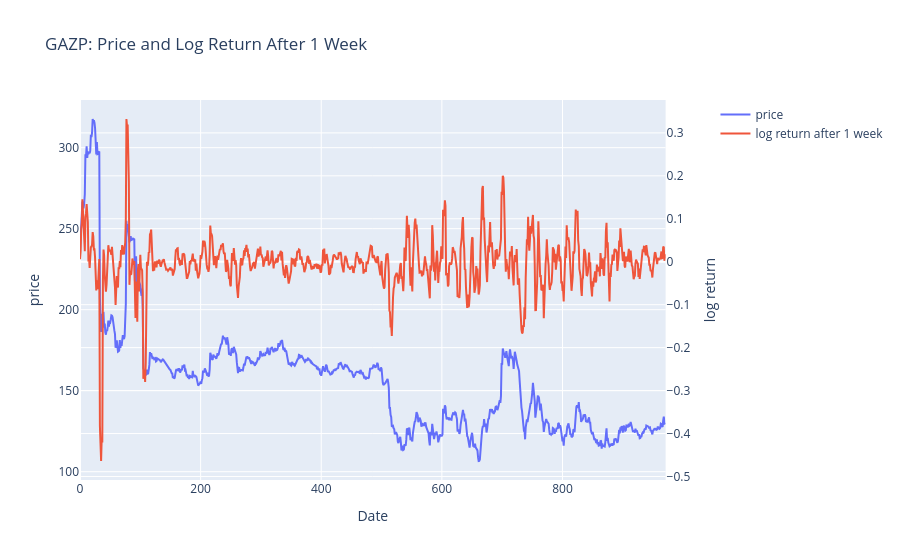

The cell this chart's notebook holds for it:
### Code cell
# График log доходности, рядом с графиком цены

from plotly.subplots import make_subplots

fig = make_subplots(specs=[[{"secondary_y": True}]])

fig.add_trace(
    go.Scatter(x=stocks_returns_1w_daily['GAZP'].index, y=stocks_returns_1w_daily['GAZP']['close'], name="price"),
    secondary_y=False,
)

fig.add_trace(
    go.Scatter(x=stocks_returns_1w_daily['GAZP'].index, y=stocks_returns_1w_daily['GAZP']['target_log_return'], name="log return after 1 week"),
    secondary_y=True,
)


# Add figure title
fig.update_layout(
    title_text="GAZP: Price and Log Return After 1 Week"
)

fig.update_xaxes(title_text="Date")

fig.update_yaxes(title_text="price", secondary_y=False)
fig.update_yaxes(title_text="log return", secondary_y=True)

fig.show()

### Figure 1 — Plotly figure (JSON) as saved in the notebook; plotly's stock layout.template omitted (floating-point values rounded to 4 significant figures; data arrays with more than 128 entries replaced by an {"elided": "..."} marker saying what was removed)
{"data": [{"name": "price", "type": "scatter", "x": {"elided": "972 int values"}, "xaxis": "x", "y": {"elided": "972 float values"}, "yaxis": "y"}, {"name": "log return after 1 week", "type": "scatter", "x": {"elided": "972 int values"}, "xaxis": "x", "y": {"elided": "972 float values"}, "yaxis": "y2"}], "layout": {"title": {"text": "GAZP: Price and Log Return After 1 Week"}, "xaxis": {"anchor": "y", "domain": [0, 0.94], "title": {"text": "Date"}}, "yaxis": {"anchor": "x", "domain": [0, 1], "title": {"text": "price"}}, "yaxis2": {"anchor": "x", "overlaying": "y", "side": "right", "title": {"text": "log return"}}}}
